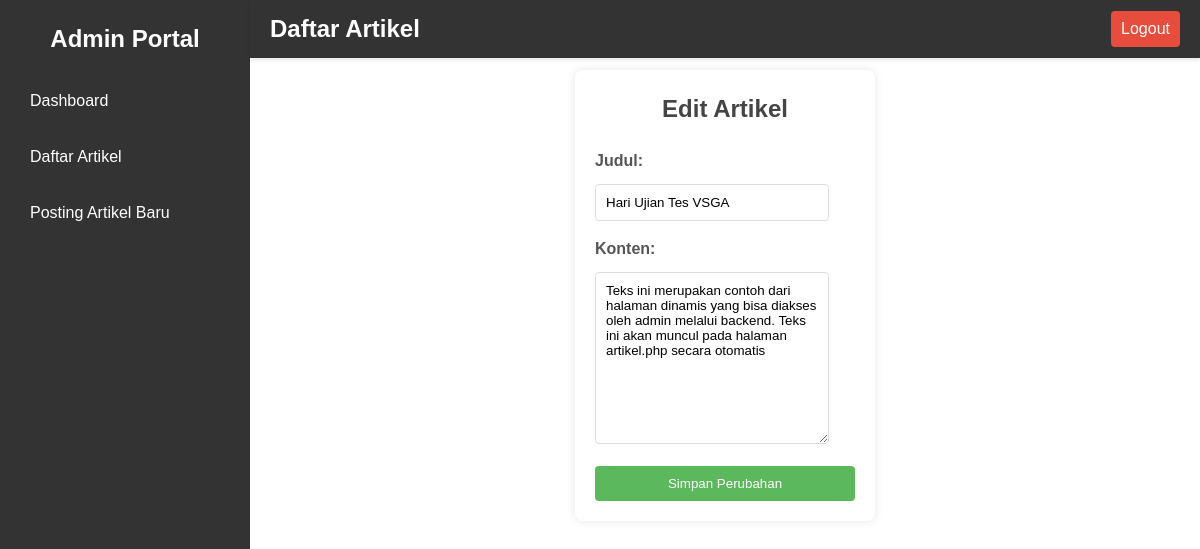
Screenshot of /admin/edit_artikel.php?id=1 (signed in) with the database file from the repository.
### tables this page shows
CREATE TABLE `artikel` (
  `id` int(11) NOT NULL,
  `judul` varchar(255) NOT NULL,
  `konten` text NOT NULL,
  `tanggal` date NOT NULL,
  `gambar` varchar(255) DEFAULT NULL
);

### admin/edit_artikel.php (the view, shortened to what this page needs)
<?php
include '../koneksi.php';
$id = $_GET['id'];
$sql = "SELECT * FROM artikel WHERE id='$id'";
$result = $conn->query($sql);
if ($result->num_rows == 1) {
    $row = $result->fetch_assoc();
} else {
    echo "Artikel tidak ditemukan.";
    exit();
}
?>
<!DOCTYPE html>
<html lang="en">
<head>
    <link rel="stylesheet" href="css/style.css">
</head>
<body>
    <div class="container">
        <div class="sidebar">
            <h2>Admin Portal</h2>
            <ul>
                <li><a href="index.php">Dashboard</a></li>
                <li><a href="index.php?page=daftar_artikel">Daftar Artikel</a></li>
                <li><a href="index.php?page=posting">Posting Artikel Baru</a></li>
            </ul>
        </div>
        <div class="content">
            <div class="header">
                <h2>Daftar Artikel</h2>
                <a href="logout.php">Logout</a>
            </div>
            <div class="admin-container">
                <h2>Edit Artikel</h2>
                <form action="" method="POST">
                    <div class="form-group">
                        <label for="judul">Judul:</label>
                        <input type="text" id="judul" name="judul" value="<?php echo $row['judul']; ?>" required>
                    </div>
                    <div class="form-group">
                        <label for="konten">Konten:</label>
                        <textarea id="konten" name="konten" rows="10" required><?php echo $row['konten']; ?></textarea>
                    </div>
                    <button type="submit">Simpan Perubahan</button>
                </form>
            </div>
        </div>
    </div>
</body>
</html>

### admin/css/style.css (style rules this page uses)
* { margin: 0; padding: 0; box-sizing: border-box; font-family: Arial, sans-serif; }
body { background-color: #f4f4f4; color: #333; font-size: 16px; line-height: 1.6; }
.container { display: flex; min-height: 100vh; }
.login-container, .admin-container, .artikel-container { background-color: #fff; padding: 20px; border-radius: 5px; box-shadow: 0 0 10px rgba(0, 0, 0, 0.1); width: 300px; margin: 50px auto; text-align: center; }
.form-group { margin-bottom: 15px; text-align: left; }
.form-group label { display: block; margin-bottom: 10px; font-weight: bold; color: #555; }
.form-group input[type="text"], .form-group textarea, .form-group input[type="file"], .form-group input[type="password"] { width: 90%; padding: 10px; border: 1px solid #ddd; border-radius: 4px; }
.form-group textarea { resize: vertical; }
button { width: 100%; padding: 10px 20px; color: #fff; border: none; border-radius: 4px; cursor: pointer; display: inline-block; background-color: #5cb85c; transition: background-color 0.3s ease; }
.admin-container { max-width: 800px; margin: 50px auto; padding: 20px; background-color: #fff; box-shadow: 0 0 10px rgba(0, 0, 0, 0.1); border-radius: 8px; }
.admin-container h2 { margin-bottom: 20px; font-size: 24px; color: #444; text-align: center; }
.sidebar { width: 250px; background-color: #333; color: #fff; padding: 20px; position: fixed; height: 100%; }
.sidebar h2 { text-align: center; margin-bottom: 20px; }
.sidebar ul { list-style: none; padding: 0; }
.sidebar ul li { margin-bottom: 10px; }
.sidebar ul li a { color: #fff; text-decoration: none; display: block; padding: 10px; border-radius: 4px; transition: background-color 0.3s ease; }
.content { margin-left: 250px; padding: 20px; flex-grow: 1; background-color: #fff; box-shadow: 0 0 10px rgba(0, 0, 0, 0.1); border-radius: 8px; }
.header { display: flex; justify-content: space-between; align-items: center; padding: 10px 20px; background-color: #333; color: #fff; position: fixed; width: calc(100% - 250px); top: 0; left: 250px; box-shadow: 0 2px 4px rgba(0, 0, 0, 0.1); }
.header a { color: #fff; text-decoration: none; padding: 5px 10px; border-radius: 4px; background-color: #e74c3c; transition: background-color 0.3s ease; }

### rows the page displays
artikel: judul "Hari Ujian Tes VSGA", konten "Teks ini merupakan contoh dari halaman dinamis yang bisa diakses oleh admin melalui backend. Teks ini akan muncul pada halaman artikel.php secara otomatis"
